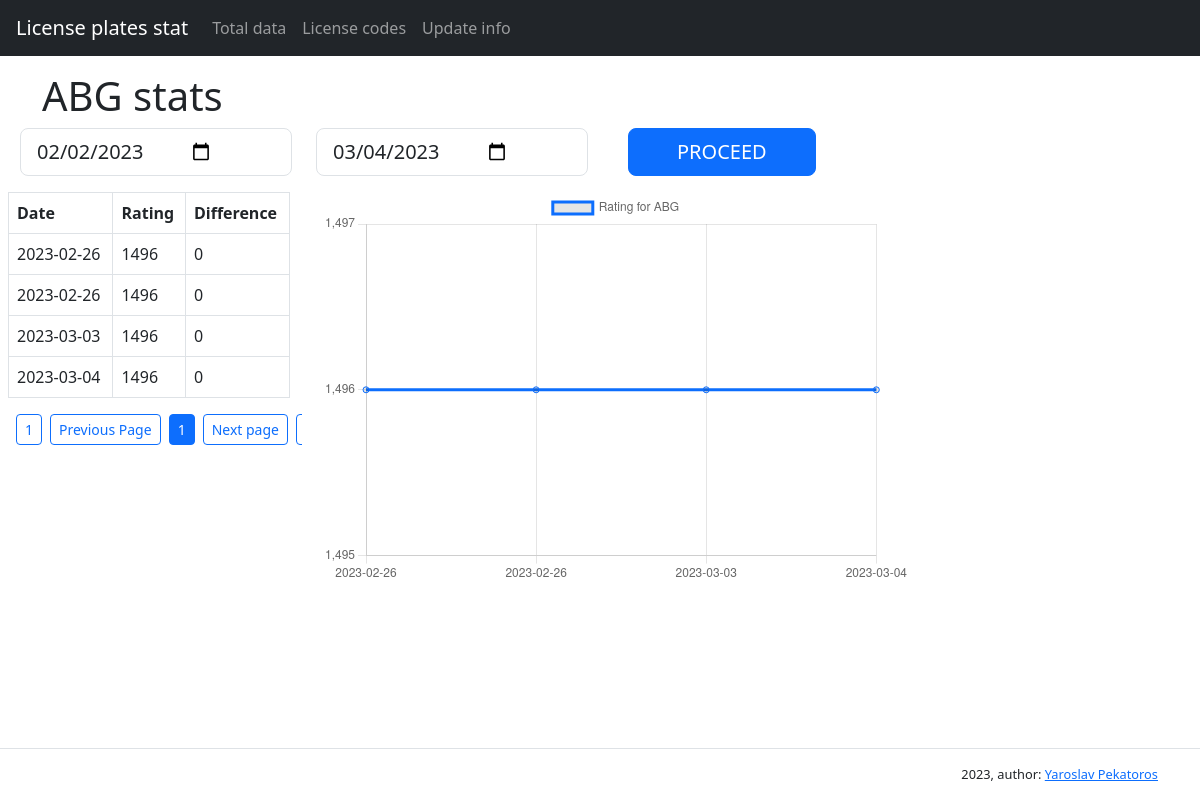
The page /code/ABG on the database its author committed.
### tables this page shows
CREATE TABLE letters (id INTEGER PRIMARY KEY AUTOINCREMENT,letter TEXT);

CREATE TABLE letter_values (id INTEGER PRIMARY KEY AUTOINCREMENT,letter_id INTEGER NOT NULL,created_at TIMESTAMP NOT NULL DEFAULT CURRENT_TIMESTAMP,value INTEGER,succeded TEXT,FOREIGN KEY (letter_id) REFERENCES letters (id));

### license_plates_stat/app.py (the view, shortened to what this page needs)
@app.route('/code/<name>', methods=['GET'])
def show_code(name):
    connection = sqlite3.connect('data/database.db')
    cur = connection.cursor()
    view_data = []
    data_limit = 30
    messages = None
    if request.args.get('ask_date'):
        start_date = request.args['start_date']
        end_date = request.args['end_date']
        page = 1
        letter_id = request.args['letter_id']
        try:
            start_date = datetime.datetime.strptime(start_date, '%Y-%m-%d').date()
            end_date = datetime.datetime.strptime(end_date, '%Y-%m-%d').date()
        except Exception:
            flash('Incorrect date format', 'danger')
            messages = get_flashed_messages(with_categories=True)
            return redirect(url_for('show_code', name=name, messages=messages)), 400
        letter_data = cur.execute('SELECT value, created_at FROM letter_values WHERE letter_id = ? AND created_at >= ? AND created_at <= ?', (letter_id, start_date, end_date)).fetchall()
        data_volume = len(letter_data)
        if data_volume != 0:
            pages = (int(data_volume / data_limit) + 1) if data_volume % data_limit != 0 else data_volume / data_limit
        else:
            pages = 1
        offset = 0
        letter_data = cur.execute('SELECT value, created_at FROM letter_values WHERE letter_id = ? AND created_at >= ? AND created_at <= ? LIMIT ? OFFSET ?', (letter_id, start_date, end_date, data_limit, offset)).fetchall()
    else:
        page = 1
        (letter_id,) = cur.execute('SELECT id FROM letters WHERE letter = ?', (name,)).fetchone()
        start_date = datetime.datetime.today().date() - datetime.timedelta(days=30)
        end_date = datetime.datetime.today().date()
        start_date = start_date.strftime("%Y-%m-%d")
        end_date = end_date.strftime("%Y-%m-%d")
        letter_data = cur.execute('SELECT value, created_at FROM letter_values WHERE letter_id = ? AND created_at >= ? AND created_at <= ?', (letter_id, start_date, end_date)).fetchall()
        pages = 1
    for i, elem in enumerate(letter_data):
        value, date = elem
        if i == 0:
            previous_date = datetime.datetime.strptime(letter_data[i][1], '%Y-%m-%d').date() - datetime.timedelta(days=1)
            previous_date_data = cur.execute('SELECT value FROM letter_values WHERE letter_id = ? AND created_at = ?', (letter_id, previous_date)).fetchone()
            if previous_date_data:
                (previous_value,) = previous_date_data
                difference = value - previous_value
            else:
                difference = 0
        if i > 0:
            difference = value - letter_data[i-1][0]
        view_data.append([value, date, difference])
    graph_dates = list([element[1] for element in view_data])
    graph_values = list([element[0] for element in view_data])
    return render_template(
        '/code.html',
        code=name,
        table_data=view_data,
        letter_id=letter_id,
        page=page,
        messages=messages,
        graph_dates = json.dumps(graph_dates),
        graph_values = json.dumps(graph_values),
        end_page=pages,
        start_date=start_date,
        end_date=end_date,
    )

### license_plates_stat/templates/code.html (shortened to what this page needs)
{% extends 'base.html' %}
{% block main %}
<main class="flex-grow-1">
  <div class="container-lg mt-3">
    <h1>{{ code }} stats</h1>
  </div>
    <form action="{{ url_for('show_code', name=code) }}" method="get" required>
      <div class="row mx-2">
        <div class="col-xl-3 col-12 mb-3">
          <input type="date" name="start_date" value="{{ start_date }}" class="d-flex form-control form-control-lg">
        </div>
        <div class="col-xl-3 col-12 mb-3">
        <input type="date" name="end_date" value="{{ end_date }}" class="d-flex form-control form-control-lg">
      </div>
        <div class="col-xl-3 col-12 mb-3">
          <input type="submit" class="btn btn-primary btn-lg ms-3 px-5 text-uppercase mx-3" value="Proceed">
        </div>
      </div>
    </form>
    <div class="row">
      <div class="table-responsive col-xl-3 col-12 mx-2">
        <table id="myTable" class="table table-bordered table-hover text-nowrap" data-test="urls">
            <tbody>
                <tr>
                    <th>Date</th>
                    <th>Rating</th>
                    <th>Difference</th>
                </tr>
                {% if table_data %}
                {% for value, date, difference in table_data %}
                <tr>
                  <td>{{ date }}</td>
                  <td>{{ value }}</td>
                  <td style="color: {% if difference > 0 %}green{% elif difference < 0 %}red{% endif %}">
                    {% if difference > 0 %}+{{ difference }}
                    {% elif difference < 0 %}-{{ difference | abs }}
                    {% else %}{{ difference }}
                    {% endif %}
                  </td>
                </tr>
                {% endfor %}
                {% endif %}
            </tbody>
        </table>
        <ul class="pagination">
          <li class="page-item">
            <form>
            <input type="submit" class="btn btn-outline-primary btn-sm mx-2" value="1">
            </form>
          </li>
          <li class="page-item">
            <form>
            <input type="submit" class="btn btn-outline-primary btn-sm" value="Previous Page">
            </form>
          </li>
          <li class="page-item">
            <button type="button" class="btn btn-primary btn-sm mx-2">{{ page }}</button>
          </li>
          <li class="page-item">
            <form>
            <input type="submit" class="btn btn-outline-primary btn-sm" value="Next page">
            </form>
          </li>
          <li class="page-item">
            <form>
            <input type="submit" class="btn btn-outline-primary btn-sm mx-2" value="Last page">
            </form>
          </li>
        </ul>
      </div>
      <div class="col-xl-6 col-12">
        <canvas id="myChart" width="600" height="400"></canvas>
      </div>
    </div>
  <script>
    const ctx = document.getElementById('myChart').getContext('2d');
    const myChart = new Chart(ctx, {
      type: 'line',
      data: {
        labels: {{ graph_dates|safe }},
        datasets: [{
          label: 'Rating for {{ code }}',
          data: {{ graph_values|safe}},
          fill: false,
          borderColor: 'rgb(13, 110, 253)',
          tension: 0.1
        }]
      },
      options: {
        responsive: true,
        scales: {
          y: {
            ticks: {
              stepSize: 1
            }
          }
        }
      }
    });
  </script>
</main>
{% endblock main %}

### rows shown on the page
letters: letter "ABG"
letter_values: created_at "2023-02-26", value "1496", difference "0"
letter_values: created_at "2023-02-26", value "1496", difference "0"
letter_values: created_at "2023-03-03", value "1496", difference "0"
letter_values: created_at "2023-03-04", value "1496", difference "0"

### other values the page prints
{{ page }} "1"
chart data {{ graph_dates|safe }} ["2023-02-26", "2023-02-26", "2023-03-03", "2023-03-04"]
chart data {{ code }} ABG
chart data {{ graph_values|safe }} [1496, 1496, 1496, 1496]
